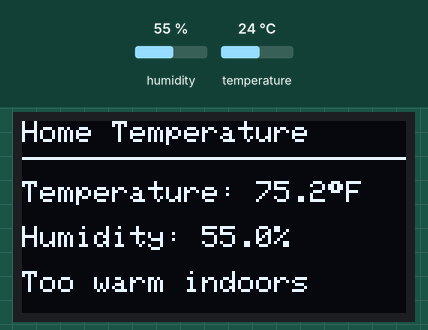
Simulated run of this sketch. Board: Arduino Uno, built with avr-gcc and run on an emulated ATmega328P. On the bench: 128×64 one-colour display. Inputs (shaded band) come from the test bench; at power-on: humidity 55 %, temperature 24 °C.

Above: at 2.8 s.
2.9 s: humidity set to 22 %
At 3.9 s:
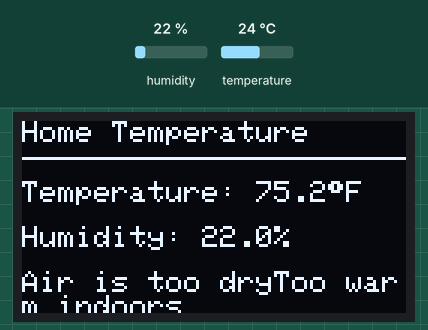
4.6 s: temperature set to 12 °C
At 5.4 s:
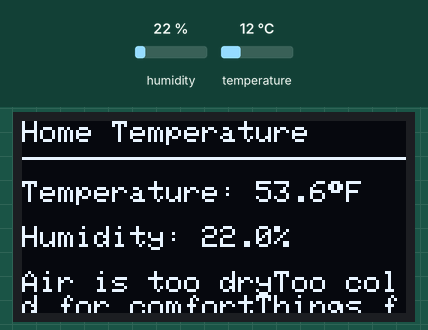
6.6 s: humidity set to 40 %
At 8.1 s:
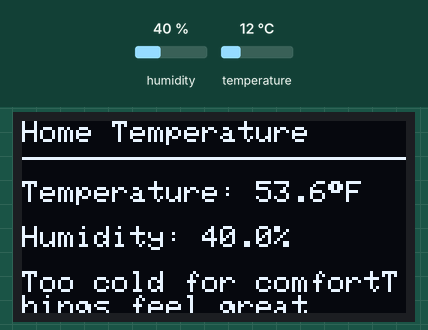
8.6 s: temperature set to 28 °C
At 9.6 s:
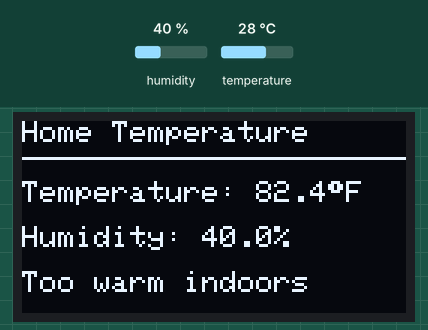
10.6 s: humidity set to 68 %
At 12.3 s:
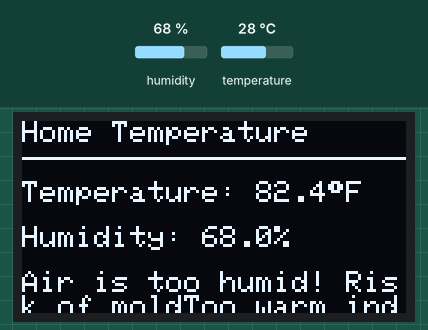
12.6 s: temperature set to 19 °C
At 13.9 s:
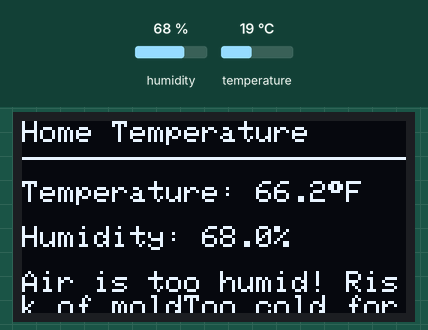
Timing chart, 0 to 15.6 s (numbered marks = the images above; inputs shaded):
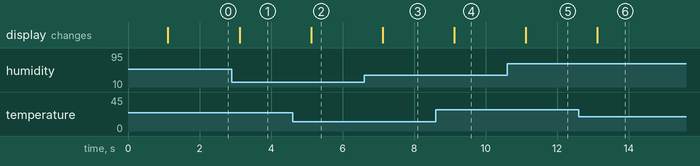

Measured:
- after the input at 2.9 s, the display: changes after 0.22 s (image 1)
- after the input at 4.6 s, the display: changes after 0.52 s (image 2)
- after the input at 6.6 s, the display: changes after 0.52 s (image 3)
- after the input at 8.6 s, the display: changes after 0.52 s (image 4)
- after the input at 10.6 s, the display: changes after 0.52 s (image 5)
- after the input at 12.6 s, the display: changes after 0.52 s (image 6)

The sketch:

weather_station.ino
```cpp
#include <Wire.h>
#include <Adafruit_GFX.h>
#include <Adafruit_SSD1306.h>
#include <Adafruit_AHTX0.h>

#define SCREEN_WIDTH 128
#define SCREEN_HEIGHT 64          // set to 32 if your OLED is 128x32
#define OLED_ADDR 0x3C            // change to 0x3D if needed
#define OLED_RESET -1

Adafruit_SSD1306 display(SCREEN_WIDTH, SCREEN_HEIGHT, &Wire, OLED_RESET);
Adafruit_AHTX0 aht;

const unsigned long UPDATE_MS = 1000;

void setup() {
  Serial.begin(9600);
  Wire.begin();

  if (!display.begin(SSD1306_SWITCHCAPVCC, OLED_ADDR)) {
    while (1) { } // display failed
  }
  display.clearDisplay();
  display.setTextColor(SSD1306_WHITE);

  if (!aht.begin()) {
    // show simple error
    display.setTextSize(2);
    display.setCursor(0, 0); display.println(F("AHT30"));
    display.setTextSize(1);
    display.setCursor(0, 24); display.println(F("not found"));
    display.display();
    while (1) { }
  }
}

void loop() {
  static unsigned long last = 0;
  if (millis() - last < UPDATE_MS) return;
  last = millis();

  sensors_event_t hum, temp;
  aht.getEvent(&hum, &temp);   // reads humidity + temperature

  float tC = temp.temperature;
  float RH  = hum.relative_humidity;
  if (isnan(tC) || isnan(RH)) return;

  float T = (tC * 9.0 / 5.0) + 32.0;

  display.clearDisplay();

  // Title line
  display.setTextSize(1);
  display.setCursor(0, 0);
  display.print(F("Home Temperature"));
  display.drawLine(0, 12, SCREEN_WIDTH, 12, SSD1306_WHITE);

  // Temperature big
  display.setTextSize(1);
  display.setCursor(0, 20);
  display.print(F("Temperature: "));
  display.print(T, 1); display.print((char)247); display.print(F("F"));

  // Humidity big
  display.setTextSize(1);
  display.setCursor(0, 35);
  display.print(F("Humidity: "));
  display.print(RH, 1); display.print(F("%"));

  // Heat Index
  display.setTextSize(1);
  display.setCursor(0, 50);
  if (RH < 30) {
    display.print(F("Air is too dry"));
  }
  if (RH > 60) {
    display.print(F("Air is too humid! Risk of mold"));
  }
  if (T < 68) {
    display.print(F("Too cold for comfort"));
  }
  if (T > 75) {
    display.print(F("Too warm indoors"));
  } else {
    display.print(F("Things feel great"));
  }

  display.display();
}
```
